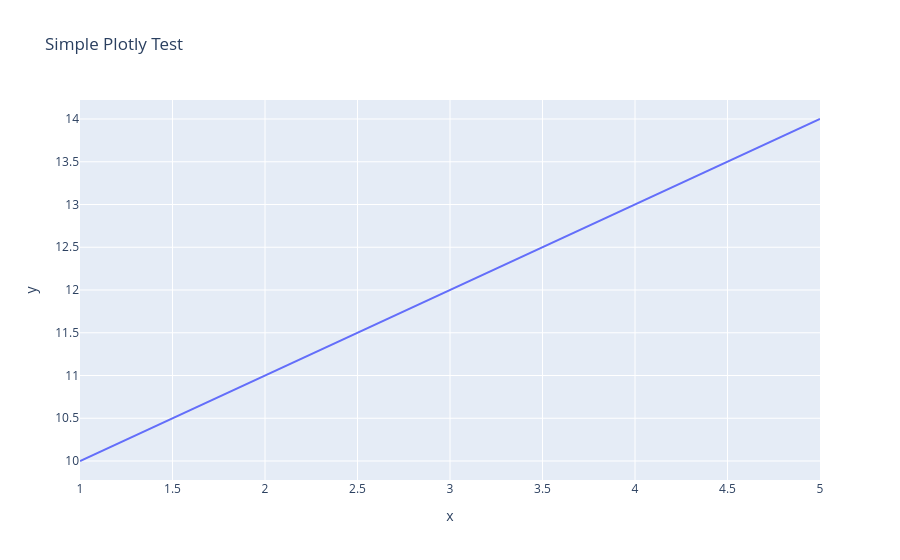

Notebook code for this chart:
### Code cell
import plotly.express as px
from plotly.offline import iplot


# Create a simple DataFrame for testing
test_data = {
    'x': [1, 2, 3, 4, 5],
    'y': [10, 11, 12, 13, 14]
}
test_df = pd.DataFrame(test_data)

# Create a simple plotly.express plot
fig_test = px.line(test_df, x='x', y='y', title='Simple Plotly Test')

# Display the test plot
display(fig_test)
print("If you don't see a plot above, there might be a broader rendering issue.")

### Figure 1 — Plotly figure (JSON) as saved in the notebook; plotly's stock layout.template omitted (floating-point values rounded to 4 significant figures)
{"data": [{"hovertemplate": "x=%{x}<br>y=%{y}<extra></extra>", "legendgroup": "", "line": {"color": "#636efa", "dash": "solid"}, "marker": {"symbol": "circle"}, "mode": "lines", "name": "", "orientation": "v", "showlegend": false, "x": [1, 2, 3, 4, 5], "xaxis": "x", "y": [10, 11, 12, 13, 14], "yaxis": "y", "type": "scatter"}], "layout": {"xaxis": {"anchor": "y", "domain": [0, 1], "title": {"text": "x"}}, "yaxis": {"anchor": "x", "domain": [0, 1], "title": {"text": "y"}}, "legend": {"tracegroupgap": 0}, "title": {"text": "Simple Plotly Test"}}}
